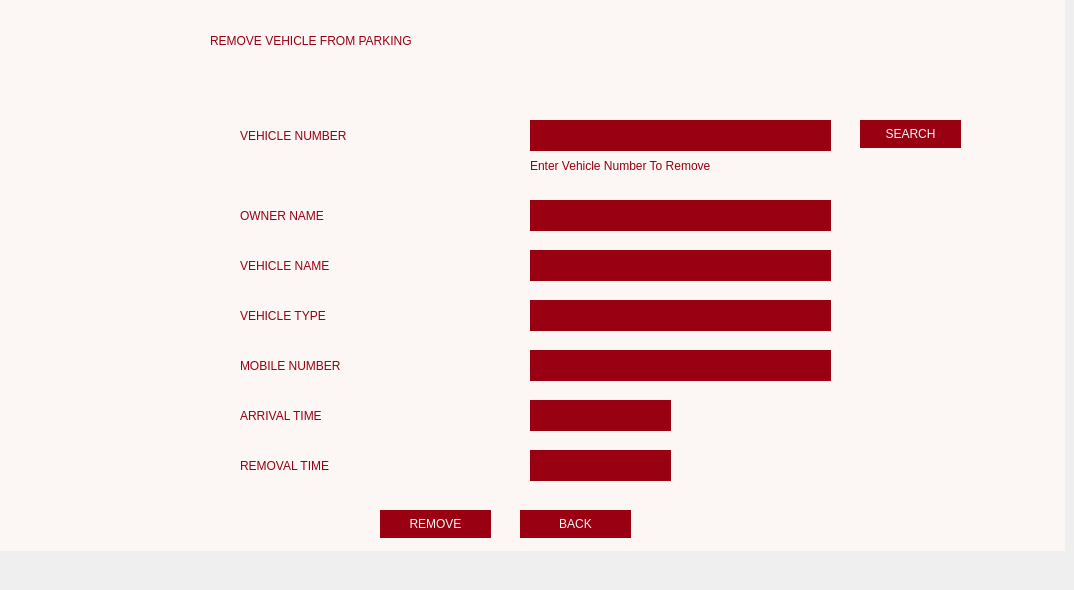
    <widget class="QWidget" name="tab_5">
     <attribute name="title">
      <string>Page</string>
     </attribute>
     <widget class="QLabel" name="label_8">
      <property name="geometry">
       <rect>
        <x>0</x>
        <y>-30</y>
        <width>1065</width>
        <height>581</height>
       </rect>
      </property>
      <property name="styleSheet">
       <string notr="true">background-color: rgb(252, 246, 245);</string>
      </property>
      <property name="text">
       <string/>
      </property>
      <property name="scaledContents">
       <bool>true</bool>
      </property>
     </widget>
     <widget class="QLabel" name="label_24">
      <property name="geometry">
       <rect>
        <x>210</x>
        <y>10</y>
        <width>631</width>
        <height>61</height>
       </rect>
      </property>
      <property name="styleSheet">
       <string notr="true">color: rgb(153, 0, 17);
font: 87 20pt &quot;Arial Black&quot;;</string>
      </property>
      <property name="text">
       <string>REMOVE VEHICLE FROM PARKING</string>
      </property>
     </widget>
     <widget class="QLabel" name="label_25">
      <property name="geometry">
       <rect>
        <x>240</x>
        <y>120</y>
        <width>211</width>
        <height>31</height>
       </rect>
      </property>
      <property name="styleSheet">
       <string notr="true">font: 10 12pt &quot;Arial Black&quot;;
color: rgb(153, 0, 17);</string>
      </property>
      <property name="text">
       <string>VEHICLE NUMBER</string>
      </property>
     </widget>
     <widget class="QLineEdit" name="REMOVE_NUMBER">
      <property name="geometry">
       <rect>
        <x>530</x>
        <y>120</y>
        <width>301</width>
        <height>31</height>
       </rect>
      </property>
      <property name="styleSheet">
       <string notr="true">background-color: rgb(153, 0, 17);
border:none;
color: rgb(252, 246, 245);
font: 10 12pt &quot;Arial Black&quot;;</string>
      </property>
      <property name="text">
       <string/>
      </property>
     </widget>
     <widget class="QLineEdit" name="REMOVE_OWNER_NAME">
      <property name="geometry">
       <rect>
        <x>530</x>
        <y>200</y>
        <width>301</width>
        <height>31</height>
       </rect>
      </property>
      <property name="styleSheet">
       <string notr="true">background-color: rgb(153, 0, 17);
border:none;
color: rgb(252, 246, 245);
font: 10 12pt &quot;Arial Black&quot;;</string>
      </property>
      <property name="text">
       <string/>
      </property>
     </widget>
     <widget class="QLineEdit" name="REMOVE_MOBILE_NUMBER">
      <property name="geometry">
       <rect>
        <x>530</x>
        <y>350</y>
        <width>301</width>
        <height>31</height>
       </rect>
      </property>
      <property name="styleSheet">
       <string notr="true">background-color: rgb(153, 0, 17);
border:none;
color: rgb(252, 246, 245);
font: 10 12pt &quot;Arial Black&quot;;</string>
      </property>
      <property name="text">
       <string/>
      </property>
     </widget>
     <widget class="QLineEdit" name="REMOVE_VEHICLE_NAME">
      <property name="geometry">
       <rect>
        <x>530</x>
        <y>250</y>
        <width>301</width>
        <height>31</height>
       </rect>
      </property>
      <property name="styleSheet">
       <string notr="true">background-color: rgb(153, 0, 17);
border:none;
color: rgb(252, 246, 245);
font: 10 12pt &quot;Arial Black&quot;;</string>
      </property>
      <property name="text">
       <string/>
      </property>
     </widget>
     <widget class="QLabel" name="label_26">
      <property name="geometry">
       <rect>
        <x>240</x>
        <y>400</y>
        <width>171</width>
        <height>31</height>
       </rect>
      </property>
      <property name="styleSheet">
       <string notr="true">font: 10 12pt &quot;Arial Black&quot;;
color: rgb(153, 0, 17);</string>
      </property>
      <property name="text">
       <string>ARRIVAL TIME</string>
      </property>
     </widget>
     <widget class="QLabel" name="label_27">
      <property name="geometry">
       <rect>
        <x>240</x>
        <y>300</y>
        <width>171</width>
        <height>31</height>
       </rect>
      </property>
      <property name="styleSheet">
       <string notr="true">font: 10 12pt &quot;Arial Black&quot;;
color: rgb(153, 0, 17);</string>
      </property>
      <property name="text">
       <string>VEHICLE TYPE</string>
      </property>
     </widget>
     <widget class="QLabel" name="label_28">
      <property name="geometry">
       <rect>
        <x>240</x>
        <y>350</y>
        <width>211</width>
        <height>31</height>
       </rect>
      </property>
      <property name="styleSheet">
       <string notr="true">font: 10 12pt &quot;Arial Black&quot;;
color: rgb(153, 0, 17);</string>
      </property>
      <property name="text">
       <string>MOBILE NUMBER</string>
      </property>
     </widget>
     <widget class="QLabel" name="REMOVAL_TIME_2">
      <property name="geometry">
       <rect>
        <x>530</x>
        <y>450</y>
        <width>141</width>
        <height>31</height>
       </rect>
      </property>
      <property name="styleSheet">
       <string notr="true">background-color: rgb(153, 0, 17);
border:none;
color: rgb(252, 246, 245);
font: 10 12pt &quot;Arial Black&quot;;</string>
      </property>
      <property name="text">
       <string/>
      </property>
     </widget>
     <widget class="QLabel" name="label_29">
      <property name="geometry">
       <rect>
        <x>240</x>
        <y>200</y>
        <width>171</width>
        <height>31</height>
       </rect>
      </property>
      <property name="styleSheet">
       <string notr="true">font: 10 12pt &quot;Arial Black&quot;;
color: rgb(153, 0, 17);</string>
      </property>
      <property name="text">
       <string>OWNER NAME</string>
      </property>
     </widget>
     <widget class="QLineEdit" name="REMOVE_VEHICLE_TYPE">
      <property name="geometry">
       <rect>
        <x>530</x>
        <y>300</y>
        <width>301</width>
        <height>31</height>
       </rect>
      </property>
      <property name="styleSheet">
       <string notr="true">background-color: rgb(153, 0, 17);
border:none;
color: rgb(252, 246, 245);
font: 10 12pt &quot;Arial Black&quot;;</string>
      </property>
      <property name="text">
       <string/>
      </property>
     </widget>
     <widget class="QLabel" name="label_30">
      <property name="geometry">
       <rect>
        <x>240</x>
        <y>450</y>
        <width>181</width>
        <height>31</height>
       </rect>
      </property>
      <property name="styleSheet">
       <string notr="true">font: 10 12pt &quot;Arial Black&quot;;
color: rgb(153, 0, 17);</string>
      </property>
      <property name="text">
       <string>REMOVAL TIME</string>
      </property>
     </widget>
     <widget class="QLabel" name="label_31">
      <property name="geometry">
       <rect>
        <x>240</x>
        <y>250</y>
        <width>171</width>
        <height>31</height>
       </rect>
      </property>
      <property name="styleSheet">
       <string notr="true">font: 10 12pt &quot;Arial Black&quot;;
color: rgb(153, 0, 17);</string>
      </property>
      <property name="text">
       <string>VEHICLE NAME</string>
      </property>
     </widget>
     <widget class="QLabel" name="ARRIVAL_TIME_2">
      <property name="geometry">
       <rect>
        <x>530</x>
        <y>400</y>
        <width>141</width>
        <height>31</height>
       </rect>
      </property>
      <property name="styleSheet">
       <string notr="true">background-color: rgb(153, 0, 17);
border:none;
color: rgb(252, 246, 245);
font: 10 12pt &quot;Arial Black&quot;;</string>
      </property>
      <property name="text">
       <string/>
      </property>
     </widget>
     <widget class="QLabel" name="label_32">
      <property name="geometry">
       <rect>
        <x>530</x>
        <y>150</y>
        <width>301</width>
        <height>31</height>
       </rect>
      </property>
      <property name="styleSheet">
       <string notr="true">font: 8pt &quot;MS Shell Dlg 2&quot;;
color: rgb(153, 0, 17);</string>
      </property>
      <property name="text">
       <string>Enter Vehicle Number To Remove</string>
      </property>
     </widget>
     <widget class="QPushButton" name="REMOVE_BUTTON">
      <property name="geometry">
       <rect>
        <x>380</x>
        <y>510</y>
        <width>111</width>
        <height>28</height>
       </rect>
      </property>
      <property name="styleSheet">
       <string notr="true">background-color: rgb(153, 0, 17);
border:none;
color: rgb(252, 246, 245);
font: 10 12pt &quot;Arial Black&quot;;</string>
      </property>
      <property name="text">
       <string>REMOVE</string>
      </property>
     </widget>
     <widget class="QPushButton" name="SEARCH">
      <property name="geometry">
       <rect>
        <x>860</x>
        <y>120</y>
        <width>101</width>
        <height>28</height>
       </rect>
      </property>
      <property name="styleSheet">
       <string notr="true">background-color: rgb(153, 0, 17);
border:none;
color: rgb(252, 246, 245);
font: 10 12pt &quot;Arial Black&quot;;</string>
      </property>
      <property name="text">
       <string>SEARCH</string>
      </property>
     </widget>
     <widget class="QPushButton" name="BACK_2">
      <property name="geometry">
       <rect>
        <x>520</x>
        <y>510</y>
        <width>111</width>
        <height>28</height>
       </rect>
      </property>
      <property name="styleSheet">
       <string notr="true">background-color: rgb(153, 0, 17);
border:none;
color: rgb(252, 246, 245);
font: 10 12pt &quot;Arial Black&quot;;</string>
      </property>
      <property name="text">
       <string>BACK</string>
      </property>
     </widget>
     <widget class="QLabel" name="REMOVE_ALERT">
      <property name="geometry">
       <rect>
        <x>370</x>
        <y>70</y>
        <width>371</width>
        <height>31</height>
       </rect>
      </property>
      <property name="styleSheet">
       <string notr="true">font: 10 12pt &quot;Arial Black&quot;;
</string>
      </property>
      <property name="text">
       <string/>
      </property>
     </widget>
    </widget>
